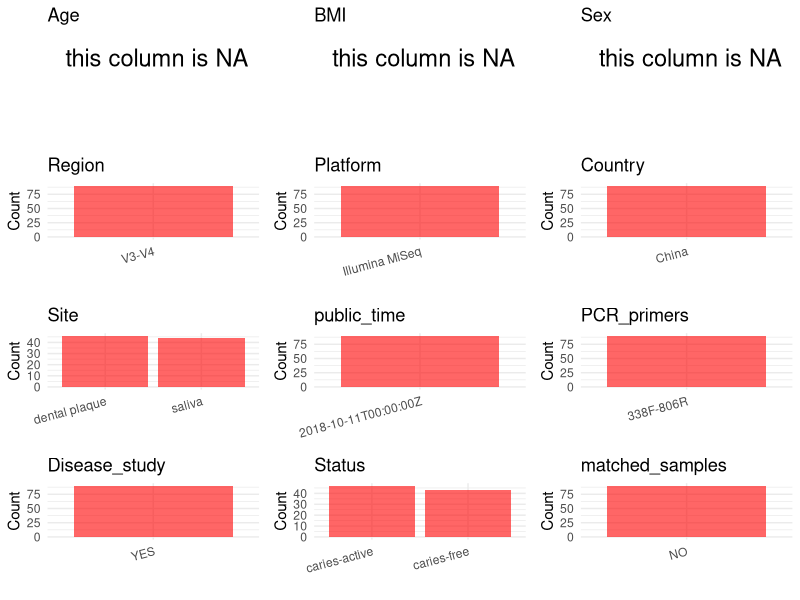

Write R code to recreate this figure. (Note: this script raises an error after producing the figure.)
## ---- chunk 1
library(tidyverse)
library(ggplot2)
library(cowplot)

setwd("C:/Users/zyc/Desktop/oral_project/PRJNA495719")
initial_meta <- read.csv("SraRunTable.csv", header = TRUE) 
head(initial_meta)
## ---- chunk 2
metadata <- data.frame(
  BioProject = initial_meta$BioProject,
  Run = initial_meta$Run,
  sample_name = initial_meta$Sample.Name,
  Age = NA, 
  BMI = NA,  
  Sex = NA,
  Platform = initial_meta$Instrument,
  # Country = initial_meta$geo_loc_name,
  # Status = initial_meta$isolate,
  # Site = initial_meta$tissue,
  public_time = initial_meta$ReleaseDate,
  stringsAsFactors = FALSE
)
## ---- chunk 3
 # metadata <- metadata %>%
 #  mutate(Sex = recode(Sex, "female" = "F", "male" = "M"))
metadata <- metadata %>% mutate(Status = case_when(
  grepl("CP|CS",sample_name) ~ "caries-free",
  grepl("TP|TS",sample_name) ~ "caries-active"
))
metadata <- metadata %>% mutate(Site = case_when(
  grepl("CP|TP",sample_name) ~ "dental plaque",
  grepl("CS|TS",sample_name) ~ " saliva"
))


## ---- chunk 4
metadata$Country <- "China"
metadata$matched_samples = "NO"
metadata$Region = "V3-V4"

metadata$title <- "The Oral Microbiome in the Elderly With Dental Caries and Health"
metadata$Disease_study <- "YES"
metadata$PCR_primers <- "338F-806R"
head(metadata)
## ---- chunk 5
print(paste("Number of unique runs:", length(unique(metadata$Run))))
print(paste("Number of unique sample names:", length(unique(metadata$sample_name))))
## ---- chunk 6
plot_data <- metadata %>%
  select(-BioProject, -Run, -sample_name, -title)

# Function to create simple plots for each column
create_simple_plots <- function(data) {
  plots <- list()
  
  for (col in colnames(data)) {
    # Check if the column is all NA
    if (all(is.na(data[[col]]))) {
      # Create an empty plot with text indicating all NA
      p <- ggplot() +
        annotate("text", x = 0.5, y = 0.5, label = "this column is NA", size = 6) +
        labs(title = col) +
        theme_void()
    } else if (is.numeric(data[[col]])) {
      # Numeric variable: histogram
      p <- ggplot(data, aes(x = .data[[col]])) +
        geom_histogram(fill = "blue", alpha = 0.6, bins = 20, na.rm = T) +
        labs(title = col) +
        theme_minimal()
    } else {
      # Categorical variable: bar plot (remove NA values)
      count_data <- as.data.frame(table(data[[col]], useNA = "ifany"))
      p <- ggplot(count_data, aes(x = reorder(Var1, -Freq), y = Freq)) +
        geom_col(fill = "red", alpha = 0.6) +
        labs(title = col, x = NULL, y = "Count") +
        theme_minimal() +
        theme(axis.text.x = element_text(angle = 15, hjust = 1))
    }
    plots[[col]] <- p
  }
  
  return(plots)
}


plots <- create_simple_plots(plot_data)
p<-plot_grid(plots$Age, 
          plots$BMI, 
          plots$Sex, 
          plots$Region, 
          plots$Platform, 
          plots$Country, 
          plots$Site,
          plots$public_time, 
          plots$PCR_primers,
          plots$Disease_study,
          plots$Status,
          plots$matched_samples,# add 
          ncol = 3, align = "hv", axis = "lb")
ggsave("Metadata_Summary.png", plot = p, width = 8, height = 6, dpi = 150)


## ---- chunk 7
knitr::include_graphics("Metadata_Summary.png")
## ---- chunk 8
metadata <- metadata[, c(
  "BioProject", "Run", "sample_name", "Age", "BMI", "Sex", 
  "Region", "Platform", "Country", "Site", "public_time", 
  "PCR_primers", "title", "Disease_study", "Status","matched_samples"
)]

write.csv(metadata, file = "metadata.csv", quote = FALSE)
